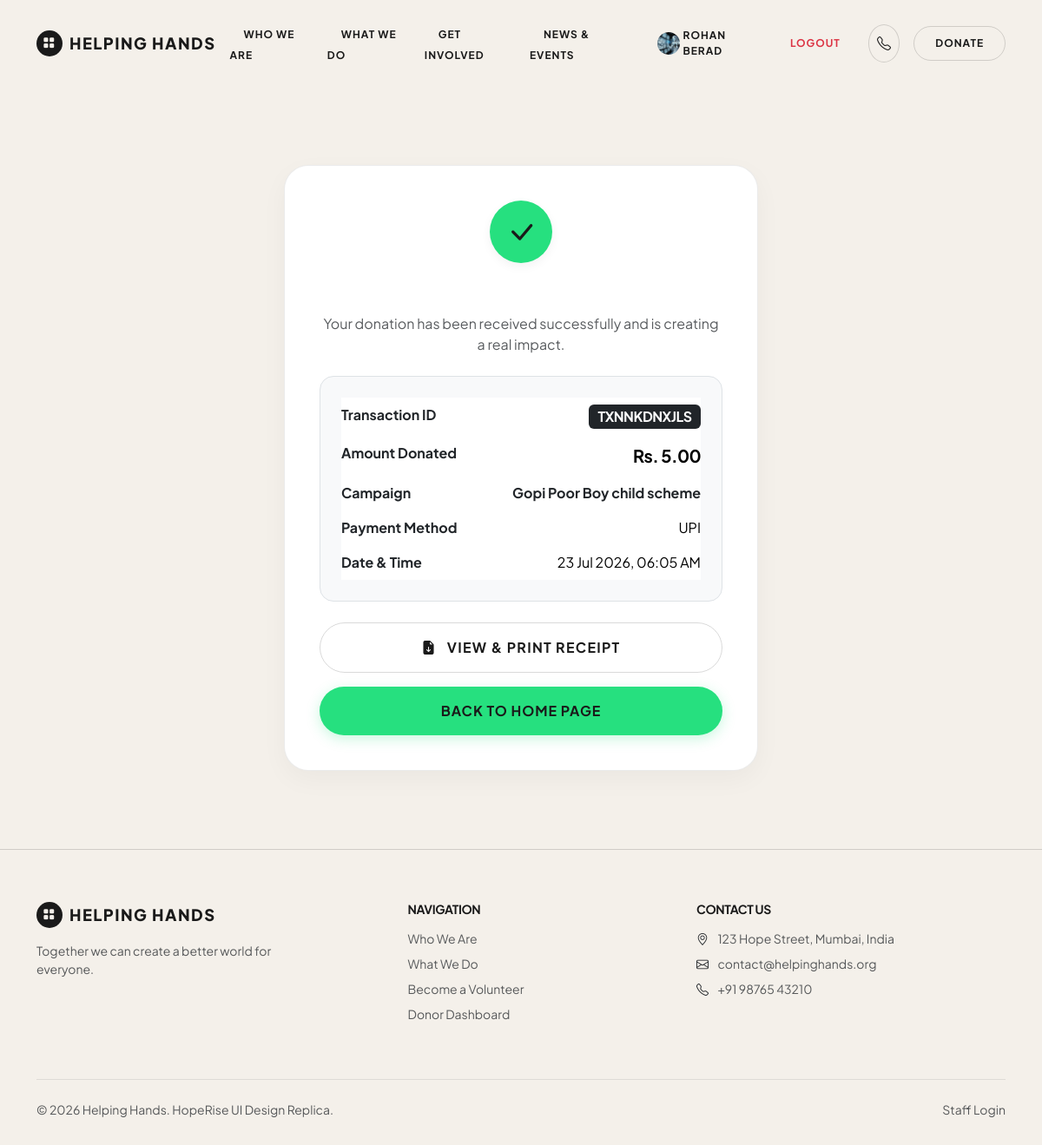
The app's page /success/1/ (signed in) with its own data.
### charity_app/models.py (models this page shows, shortened)
class SiteSettings(models.Model):
    hero_title_line1 = models.CharField(max_length=100, default="Together We Can")
    hero_title_highlight = models.CharField(max_length=100, default="Create a Better World")
    hero_subtitle = models.TextField(
        default="Your small contribution can make a big difference in someone's life. "
                "Join us in our mission to help the needy."
    )
    hero_image = models.ImageField(upload_to='site/', blank=True, null=True)
    stat_campaigns = models.CharField(max_length=20, default="500+", help_text="e.g. 500+")
    stat_lives_impacted = models.CharField(max_length=20, default="50,000+")
    stat_funds_raised = models.CharField(max_length=20, default="Rs. 2.5 Cr+")
    stat_donors = models.CharField(max_length=20, default="10,000+")
    mission_title = models.CharField(max_length=100, default="Our Mission")
    mission_text = models.TextField(
        default="We are committed to building a better tomorrow by supporting education, "
                "healthcare, animal welfare, and disaster relief initiatives. Together, we "
                "can bring hope and create lasting change."
    )
    mission_image = models.ImageField(upload_to='site/', blank=True, null=True)
    ngo_name = models.CharField(max_length=100, default="Helping Hands")
    footer_about_text = models.TextField(
        default="Together we can create a better world for everyone."
    )
    contact_address = models.CharField(max_length=200, default="123 Hope Street, Mumbai, India")
    contact_email = models.EmailField(default="contact@helpinghands.org")
    contact_phone = models.CharField(max_length=20, default="+91 98765 43210")
    updated_at = models.DateTimeField(auto_now=True)
    @classmethod
    def load(cls):
        obj, created = cls.objects.get_or_create(pk=1)
        return obj

class UserProfile(models.Model):
    user = models.OneToOneField(User, on_delete=models.CASCADE)
    profile_picture = models.ImageField(upload_to='profile_pictures/', blank=True, null=True)
    phone_number = models.CharField(max_length=15, blank=True)
    address = models.TextField(blank=True)
    profile_created_on = models.DateTimeField(auto_now_add=True)

class Donation(models.Model):
    PAYMENT_CHOICES = [
        ('upi', 'UPI'),
        ('credit_card', 'Credit Card'),
        ('debit_card', 'Debit Card'),
        ('net_banking', 'Net Banking'),
    ]
    user = models.ForeignKey(User, on_delete=models.SET_NULL, blank=True, null=True)
    campaign = models.ForeignKey(Campaign, on_delete=models.CASCADE, related_name='donations')
    donor_name = models.CharField(max_length=150)
    email = models.EmailField()
    amount = models.DecimalField(max_digits=12, decimal_places=2)
    payment_method = models.CharField(max_length=20, choices=PAYMENT_CHOICES)
    transaction_id = models.CharField(max_length=50, unique=True, blank=True)
    donation_date = models.DateTimeField(auto_now_add=True)

class Campaign(models.Model):
    CATEGORY_CHOICES = [
        ('education', 'Education Fund'),
        ('medical', 'Medical Help'),
        ('animal', 'Animal Rescue'),
        ('disaster', 'Disaster Relief'),
    ]
    STATUS_CHOICES = [
        ('active', 'Active'),
        ('completed', 'Completed'),
        ('upcoming', 'Upcoming'),
    ]
    campaign_name = models.CharField(max_length=200)
    category = models.CharField(max_length=20, choices=CATEGORY_CHOICES, default='education')
    description = models.TextField()
    goal_amount = models.DecimalField(max_digits=12, decimal_places=2)
    raised_amount = models.DecimalField(max_digits=12, decimal_places=2, default=0)
    campaign_image = models.ImageField(upload_to='campaign_images/', blank=True, null=True)
    start_date = models.DateField()
    end_date = models.DateField()
    status = models.CharField(max_length=20, choices=STATUS_CHOICES, default='active')
    created_at = models.DateTimeField(auto_now_add=True)

### charity_app/views.py (the view)
# urls.py: path('success/<int:donation_id>/', views.success, name='success'),
def success(request, donation_id):
    donation = get_object_or_404(Donation, id=donation_id)
    context = {'donation': donation}
    return render(request, 'website/success.html', context)

### charity_app/context_processors.py (called while the page is built)
def site_settings(request):
    return {'site_settings': SiteSettings.load()}

def user_profile(request):
    if request.user.is_authenticated:
        try:
            profile, _ = UserProfile.objects.get_or_create(user=request.user)
            return {'nav_user_profile': profile}
        except (OperationalError, ProgrammingError):
            return {'nav_user_profile': None}
    return {'nav_user_profile': None}

### templates/website/success.html (shortened to what this page needs)
{% extends 'website/base.html' %}
{% block content %}
<section class="hr-section">
    <div class="container">
        <div class="row justify-content-center">
            <div class="col-lg-6 text-center">
                <div class="hr-form-card">
                    <div class="hr-card-icon-wrap mx-auto mb-3" style="width: 72px; height: 72px; font-size: 2.2rem; background: var(--hr-green); color: var(--hr-text);">
                        <i class="bi bi-check-lg"></i>
                    </div>
                    <p class="text-muted mb-4">Your donation has been received successfully and is creating a real impact.</p>
                    <div class="p-4 rounded-4 bg-light border text-start mb-4">
                        <table class="table table-borderless text-muted mb-0">
                            <tr>
                                <th class="text-dark ps-0">Transaction ID</th>
                                <td class="text-end pe-0"><span class="badge bg-dark text-white font-heading fs-6">{{ donation.transaction_id }}</span></td>
                            </tr>
                            <tr>
                                <th class="text-dark ps-0">Amount Donated</th>
                                <td class="text-end pe-0 font-heading fw-bold text-emerald fs-5">Rs. {{ donation.amount }}</td>
                            </tr>
                            <tr>
                                <th class="text-dark ps-0">Campaign</th>
                                <td class="text-end pe-0 text-dark fw-bold">{{ donation.campaign.campaign_name }}</td>
                            </tr>
                            <tr>
                                <th class="text-dark ps-0">Payment Method</th>
                                <td class="text-end pe-0">{{ donation.get_payment_method_display }}</td>
                            </tr>
                            <tr>
                                <th class="text-dark ps-0">Date & Time</th>
                                <td class="text-end pe-0">{{ donation.donation_date|date:"d M Y, h:i A" }}</td>
                            </tr>
                        </table>
                    </div>
                    <div class="d-grid gap-3">
                        <a href="{% url 'receipt_view' donation.id %}" class="btn-hr-pill-outline py-3 fs-6">
                            <i class="bi bi-file-earmark-arrow-down-fill me-2"></i> View & Print Receipt
                        </a>
                        <a href="{% url 'home' %}" class="btn-hr-green py-3 fs-6">
                            Back to Home Page
                        </a>
                    </div>
                </div>
            </div>
        </div>
    </div>
</section>
{% endblock %}

### templates/website/base.html (shortened to what this page needs)
{% load static %}
<!DOCTYPE html>
<html lang="en">
<head>
    <link href="https://cdn.jsdelivr.net/npm/bootstrap@5.3.3/dist/css/bootstrap.min.css" rel="stylesheet">
    <link rel="stylesheet" href="https://cdn.jsdelivr.net/npm/bootstrap-icons@1.11.3/font/bootstrap-icons.css">
    <link rel="stylesheet" href="{% static 'css/style.css' %}">
</head>
<body>
    <nav class="navbar navbar-expand-lg sticky-top hr-navbar">
        <div class="container">
            <a class="navbar-brand hr-logo" href="{% url 'home' %}">
                <span class="hr-logo-icon"><i class="bi bi-grid-fill"></i></span>
                {{ site_settings.ngo_name }}
            </a>
            <div class="collapse navbar-collapse" id="navMenu">
                <ul class="navbar-nav mx-auto align-items-lg-center">
                    <li class="nav-item"><a class="hr-nav-link" href="{% url 'home' %}">Who We Are</a></li>
                    <li class="nav-item"><a class="hr-nav-link" href="{% url 'campaign_list' %}">What We Do</a></li>
                                     <li class="nav-item"><a class="hr-nav-link" href="{% url 'home' %}#about">Get Involved</a></li>
                    <li class="nav-item"><a class="hr-nav-link" href="{% url 'home' %}#impact">News & Events</a></li>
                </ul>
                <div class="d-flex align-items-center gap-3">
                    {% if user.is_authenticated %}
                        <a href="{% url 'dashboard' %}" class="hr-nav-link d-flex align-items-center">
                            {% if nav_user_profile.profile_picture %}
                                <img src="{{ nav_user_profile.profile_picture.url }}" alt="{{ user.username }}"
                                     class="rounded-circle me-1" style="width: 26px; height: 26px; object-fit: cover;">
                            {% else %}
                                <i class="bi bi-person-circle fs-6 me-1"></i>
                            {% endif %}
                            {{ user.username }}
                        </a>
                        <a href="{% url 'logout' %}" class="hr-nav-link text-danger">Logout</a>
                    {% else %}
                        <a href="{% url 'login' %}" class="hr-nav-link">Sign In</a>
                    {% endif %}
                    <a href="tel:{{ site_settings.contact_phone }}" class="hr-icon-circle-btn" title="Call Us">
                        <i class="bi bi-telephone"></i>
                    </a>
                    <a class="btn-hr-pill-outline hr-pulse" href="{% url 'donate_generic' %}" data-bs-toggle="modal" data-bs-target="#quickDonateModal">Donate</a>
                </div>
            </div>
        </div>
    </nav>
    <main>
        {% block content %}{% endblock %}
    </main>
    {% block footer %}
    <footer class="hr-footer">
        <div class="container">
            <div class="row g-4 justify-content-between mb-5">
                <div class="col-lg-4">
                    <a class="hr-logo mb-3 d-inline-flex" href="{% url 'home' %}">
                        <span class="hr-logo-icon"><i class="bi bi-grid-fill"></i></span>
                        {{ site_settings.ngo_name }}
                    </a>
                    <p class="text-muted small me-lg-4">{{ site_settings.footer_about_text }}</p>
                </div>
                <div class="col-lg-3">
                    <h6 class="font-heading text-uppercase small fw-bold tracking-wider mb-3">Navigation</h6>
                    <ul class="list-unstyled d-flex flex-column gap-2 small text-muted">
                        <li><a href="{% url 'home' %}" class="hover-text-dark">Who We Are</a></li>
                        <li><a href="{% url 'campaign_list' %}" class="hover-text-dark">What We Do</a></li>
                        <li><a href="{% url 'register' %}" class="hover-text-dark">Become a Volunteer</a></li>
                        <li><a href="{% url 'login' %}" class="hover-text-dark">Donor Dashboard</a></li>
                    </ul>
                </div>
                <div class="col-lg-4">
                    <h6 class="font-heading text-uppercase small fw-bold tracking-wider mb-3">Contact Us</h6>
                    <ul class="list-unstyled d-flex flex-column gap-2 small text-muted">
                        <li><i class="bi bi-geo-alt me-2 text-dark"></i> {{ site_settings.contact_address }}</li>
                        <li><i class="bi bi-envelope me-2 text-dark"></i> {{ site_settings.contact_email }}</li>
                        <li><i class="bi bi-telephone me-2 text-dark"></i> {{ site_settings.contact_phone }}</li>
                    </ul>
                </div>
            </div>
            <div class="border-top border-dark border-opacity-10 pt-4 d-flex flex-column flex-md-row justify-content-between align-items-center text-muted small">
                <p class="mb-0">&copy; 2026 {{ site_settings.ngo_name }}. HopeRise UI Design Replica.</p>
                <div>
                    <a href="{% url 'admin_login' %}" class="text-muted">Staff Login</a>
                </div>
            </div>
        </div>
    </footer>
    {% endblock %}
</body>
</html>

### static/css/style.css (style rules this page uses)
:root { --hr-bg: #f4f0ea; --hr-bg-card: #ffffff; --hr-bg-beige: #eae4dc; --hr-bg-beige-card: #ebe4da; --hr-text: #1a1a1a; --hr-text-muted: #666666; --hr-text-light: #888888; --hr-green: #26e07f; --hr-green-hover: #1fd072; --hr-green-light: rgba(38, 224, 127, 0.15); --hr-border: rgba(0, 0, 0, 0.08); --hr-border-dark: rgba(0, 0, 0, 0.15); --hr-radius-pill: 100px; --hr-radius-squircle: 28px; --hr-radius-card: 24px; }
html { scroll-behavior: smooth; }
body { font-family: 'Plus Jakarta Sans', 'Outfit', 'Inter', -apple-system, sans-serif; background-color: var(--hr-bg); color: var(--hr-text); overflow-x: hidden; line-height: 1.5; }
h1, h2, h3, h4, h5, h6, .font-heading { font-family: 'Plus Jakarta Sans', 'Outfit', sans-serif; font-weight: 700; letter-spacing: -0.03em; color: var(--hr-text); }
a { text-decoration: none; color: inherit; transition: all 0.3s cubic-bezier(0.25, 0.8, 0.25, 1); }
.hr-navbar { background-color: transparent; padding: 24px 0; transition: all 0.4s cubic-bezier(0.25, 0.8, 0.25, 1); }
.hr-logo { font-size: 1.15rem; font-weight: 800; letter-spacing: 0.08em; text-transform: uppercase; color: var(--hr-text); display: flex; align-items: center; gap: 8px; }
.hr-logo-icon { width: 30px; height: 30px; background: var(--hr-text); border-radius: 50%; display: inline-flex; align-items: center; justify-content: center; color: var(--hr-bg); font-size: 0.85rem; transition: transform 0.4s ease; }
.hr-nav-link { font-size: 0.75rem; font-weight: 700; letter-spacing: 0.08em; text-transform: uppercase; color: var(--hr-text); padding: 8px 16px; border-radius: var(--hr-radius-pill); transition: all 0.3s ease; }
.hr-icon-circle-btn { width: 44px; height: 44px; border-radius: 50%; border: 1px solid var(--hr-border-dark); display: inline-flex; align-items: center; justify-content: center; background: transparent; color: var(--hr-text); transition: all 0.3s cubic-bezier(0.34, 1.56, 0.64, 1); }
.btn-hr-pill-outline { border: 1px solid var(--hr-border-dark); border-radius: var(--hr-radius-pill); padding: 10px 24px; font-size: 0.75rem; font-weight: 700; letter-spacing: 0.08em; text-transform: uppercase; color: var(--hr-text); background: transparent; transition: all 0.3s cubic-bezier(0.34, 1.56, 0.64, 1); }
.btn-hr-green { background-color: var(--hr-green); color: var(--hr-text) !important; font-weight: 700; font-size: 0.8rem; letter-spacing: 0.06em; text-transform: uppercase; border: none; border-radius: var(--hr-radius-pill); padding: 14px 32px; display: inline-flex; align-items: center; justify-content: center; gap: 8px; box-shadow: 0 4px 15px rgba(38, 224, 127, 0.25); transition: all 0.35s cubic-bezier(0.34, 1.56, 0.64, 1); position: relative; overflow: hidden; }
.hr-section { padding: 90px 0; }
.hr-card-icon-wrap { width: 44px; height: 44px; border-radius: 50%; background: #ffffff; display: inline-flex; align-items: center; justify-content: center; font-size: 1.1rem; color: var(--hr-text); margin-bottom: 24px; box-shadow: 0 4px 12px rgba(0, 0, 0, 0.05); transition: transform 0.3s ease; }
.hr-form-card { background: #ffffff; border-radius: var(--hr-radius-squircle); padding: 40px; border: 1px solid var(--hr-border); box-shadow: 0 10px 30px rgba(0, 0, 0, 0.04); }
.hr-footer { background-color: var(--hr-bg); border-top: 1px solid var(--hr-border-dark); padding: 60px 0 30px; }
.btn-hr-pill-outline.hr-pulse { animation: hrPulseGlow 2.4s ease-in-out infinite; }

### records on screen
SiteSettings: ngo_name "HELPING HANDS", footer_about_text "Together we can create a better world for everyone.", contact_address "123 Hope Street, Mumbai, India", contact_email "contact@helpinghands.org", contact_phone "+91 98765 43210", ngo_name "Helping Hands"
UserProfile: profile_picture (picture)
Donation: transaction_id "TXNNKDNXJLS", amount "5.00", campaign.campaign_name "Gopi Poor Boy child scheme", payment_method "UPI", donation_date "23 Jul 2026, 06:05 AM"

### other values on screen
{{ user.username }} "ROHAN BERAD"
